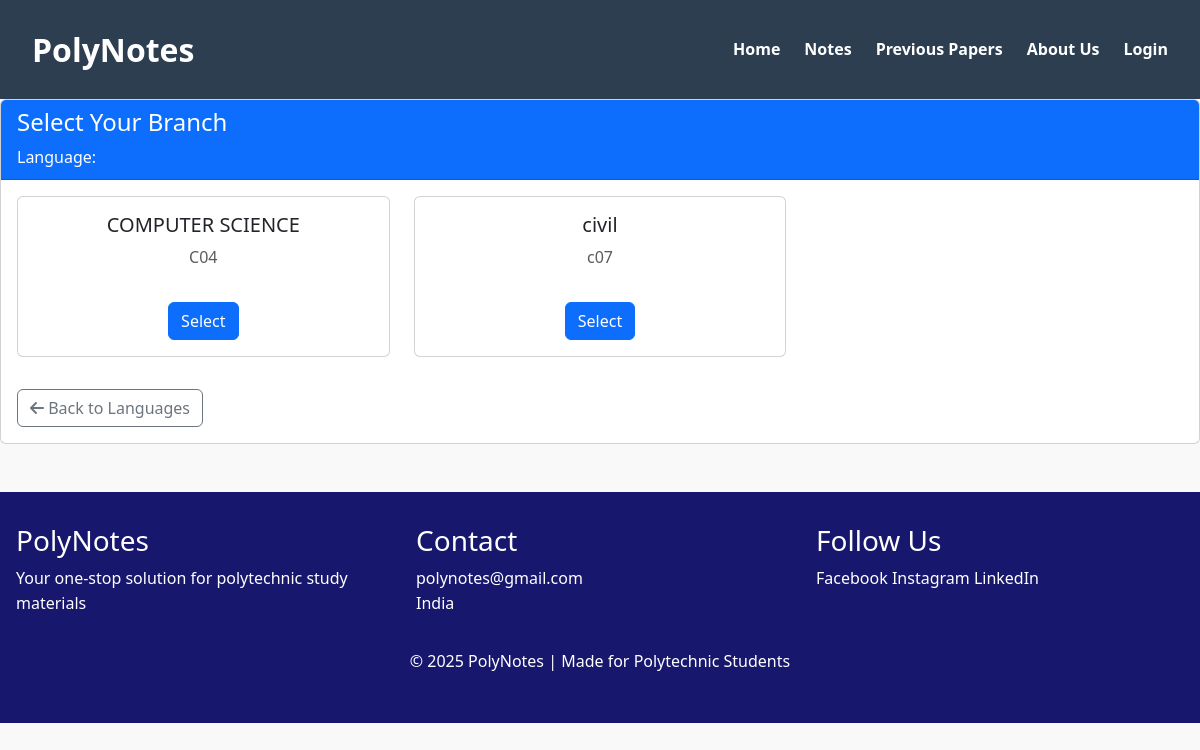
Page /notes/1/branch/ on the committed database.
### notes_app/models.py (models this page shows, shortened)
class Branch(models.Model):
    name = models.CharField(max_length=100)
    code = models.CharField(max_length=10)
    language = models.ForeignKey(Language, on_delete=models.CASCADE, null=True, blank=True)

### notes_app/views.py (the view)
# urls.py: path('notes/<int:language_id>/branch/', views.select_branch, name='select_branch'),
def select_branch(request, language_id):
    branches = Branch.objects.filter(language_id=language_id)
    return render(request, 'notes_app/notes/branch.html', {
        'branches': branches,
        'language_id': language_id
    })

### notes_app/templates/notes_app/notes/branch.html (shortened to what this page needs)
{% extends 'notes_app/base.html' %}
{% block content %}
    <div class="card">
        <div class="card-header bg-primary text-white">
            <h4>Select Your Branch</h4>
            <p class="mb-0">Language: {{ language.name }}</p>
        </div>
        <div class="card-body">
            <div class="row">
                {% for branch in branches %}
                    <div class="col-md-4 mb-3">
                        <div class="card h-100 note-card">
                            <div class="card-body text-center">
                                <h5 class="card-title">{{ branch.name }}</h5>
                                <p class="card-text text-muted">{{ branch.code }}</p>
                                <a href="{% url 'select_semester' language_id branch.id %}" class="btn btn-primary mt-3">Select</a>
                            </div>
                        </div>
                    </div>
                {% empty %}
                    <div class="col-12">
                        <div class="alert alert-warning">
                            No branches available. Please contact admin.
                        </div>
                    </div>
                {% endfor %}
            </div>
            <div class="mt-3">
                <a href="{% url 'select_language' %}" class="btn btn-outline-secondary">
                    <i class="fas fa-arrow-left"></i> Back to Languages
                </a>
            </div>
        </div>
    </div>
{% endblock %}

### notes_app/templates/notes_app/base.html (style rules this page uses)
:root { --primary: #3498db; --secondary: #2c3e50; --accent: #e74c3c; --light: #ecf0f1; --dark: #2c3e50; }
* { margin: 0; padding: 0; box-sizing: border-box; }
body { font-family: 'Segoe UI', Tahoma, Geneva, Verdana, sans-serif; line-height: 1.6; color: #333; background-color: #f9f9f9; }
a { text-decoration: none; color: inherit; }

### rows in the picture
Branch: name "COMPUTER SCIENCE", code "C04"
Branch: name "civil", code "c07"
